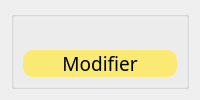
          <widget class="QWidget" name="tab_3">
           <attribute name="title">
            <string>Modifier un stade</string>
           </attribute>
           <layout class="QGridLayout" name="gridLayout_5">
            <item row="0" column="0">
             <widget class="QGroupBox" name="groupBox_2">
              <property name="styleSheet">
               <string notr="true">border-top-color: rgb(255, 255, 255);</string>
              </property>
              <property name="title">
               <string/>
              </property>
              <layout class="QGridLayout" name="gridLayout_3">
               <item row="0" column="0">
                <widget class="QLabel" name="label_19">
                 <property name="text">
                  <string/>
                 </property>
                 <property name="pixmap">
                  <pixmap>../../../../Nouveau dossier/image/ceremonie-cloture-Jeux-olympiques-Tokyo-dimanche-8-2021_13.jpg</pixmap>
                 </property>
                 <property name="scaledContents">
                  <bool>true</bool>
                 </property>
                </widget>
               </item>
               <item row="1" column="0">
                <widget class="QPushButton" name="pb_modifier">
                 <property name="font">
                  <font>
                   <family>Bahnschrift</family>
                   <pointsize>14</pointsize>
                   <weight>50</weight>
                   <italic>false</italic>
                   <bold>false</bold>
                  </font>
                 </property>
                 <property name="styleSheet">
                  <string notr="true">background: #FAEA73;
color: #000000;
background-color: #FAEA73; border: none;
border-radius: 10px;
icon-size: 30px;
font: 14pt &quot;Bahnschrift&quot;;
</string>
                 </property>
                 <property name="text">
                  <string>Modifier</string>
                 </property>
                 <property name="icon">
                  <iconset>
                   <normaloff>../../../Downloads/editer.png</normaloff>../../../Downloads/editer.png</iconset>
                 </property>
                </widget>
               </item>
              </layout>
              <widget class="QLabel" name="label_8">
               <property name="geometry">
                <rect>
                 <x>265</x>
                 <y>120</y>
                 <width>101</width>
                 <height>31</height>
                </rect>
               </property>
               <property name="styleSheet">
                <string notr="true">background: #FAEA73;
color: #000000;
background-color: #FAEA73; border: none;
border-radius: 10px;
icon-size: 30px;
font: 14pt &quot;Bahnschrift&quot;;
</string>
               </property>
               <property name="text">
                <string>       Id</string>
               </property>
              </widget>
              <widget class="QLabel" name="label_9">
               <property name="geometry">
                <rect>
                 <x>260</x>
                 <y>160</y>
                 <width>111</width>
                 <height>31</height>
                </rect>
               </property>
               <property name="styleSheet">
                <string notr="true">background: #FAEA73;
color: #000000;
background-color: #FAEA73; border: none;
border-radius: 10px;
icon-size: 30px;
font: 14pt &quot;Bahnschrift&quot;;
</string>
               </property>
               <property name="text">
                <string>  Nom</string>
               </property>
              </widget>
              <widget class="QLabel" name="label_10">
               <property name="geometry">
                <rect>
                 <x>260</x>
                 <y>210</y>
                 <width>111</width>
                 <height>31</height>
                </rect>
               </property>
               <property name="styleSheet">
                <string notr="true">background: #FAEA73;
color: #000000;
background-color: #FAEA73; border: none;
border-radius: 10px;
icon-size: 30px;
font: 14pt &quot;Bahnschrift&quot;;
</string>
               </property>
               <property name="text">
                <string>   Capacite</string>
               </property>
              </widget>
              <widget class="QLabel" name="label_11">
               <property name="geometry">
                <rect>
                 <x>260</x>
                 <y>260</y>
                 <width>111</width>
                 <height>31</height>
                </rect>
               </property>
               <property name="styleSheet">
                <string notr="true">background: #FAEA73;
color: #000000;
background-color: #FAEA73; border: none;
border-radius: 10px;
icon-size: 30px;
font: 14pt &quot;Bahnschrift&quot;;
</string>
               </property>
               <property name="text">
                <string>     Type</string>
               </property>
              </widget>
              <widget class="QLineEdit" name="lineEdit_nom_2">
               <property name="geometry">
                <rect>
                 <x>390</x>
                 <y>160</y>
                 <width>241</width>
                 <height>31</height>
                </rect>
               </property>
               <property name="styleSheet">
                <string notr="true">border: 1px solid gray;
font: 10pt &quot;Bahnschrift&quot;;
background: #E1CE9A;
color: #F5FFFA;
background-color: #E1CE9A; border: none;
border-radius: 10px;
icon-size: 30px;
font: 14pt &quot;Bahnschrift&quot;;
</string>
               </property>
              </widget>
              <widget class="QLineEdit" name="lineEdit_capacite_2">
               <property name="geometry">
                <rect>
                 <x>390</x>
                 <y>210</y>
                 <width>241</width>
                 <height>31</height>
                </rect>
               </property>
               <property name="styleSheet">
                <string notr="true">border: 1px solid gray;
font: 10pt &quot;Bahnschrift&quot;;
background: #E1CE9A;
color: #F5FFFA;
background-color: #E1CE9A; border: none;
border-radius: 10px;
icon-size: 30px;
font: 14pt &quot;Bahnschrift&quot;;
</string>
               </property>
              </widget>
              <widget class="QComboBox" name="comboBox_2">
               <property name="geometry">
                <rect>
                 <x>390</x>
                 <y>260</y>
                 <width>241</width>
                 <height>31</height>
                </rect>
               </property>
               <property name="styleSheet">
                <string notr="true">border: 1px solid gray;
font: 10pt &quot;Bahnschrift&quot;;
background: #E1CE9A;
color: #F5FFFA;
background-color: #E1CE9A; border: none;
border-radius: 10px;
icon-size: 30px;
font: 14pt &quot;Bahnschrift&quot;;
</string>
               </property>
               <item>
                <property name="text">
                 <string>Terrain de Football</string>
                </property>
               </item>
               <item>
                <property name="text">
                 <string>Terrain de Handball</string>
                </property>
               </item>
              </widget>
              <widget class="QComboBox" name="comboBox_3">
               <property name="geometry">
                <rect>
                 <x>390</x>
                 <y>120</y>
                 <width>241</width>
                 <height>31</height>
                </rect>
               </property>
               <property name="styleSheet">
                <string notr="true">border: 1px solid gray;
font: 10pt &quot;Bahnschrift&quot;;
background: #E1CE9A;
color: #F5FFFA;
background-color: #E1CE9A; border: none;
border-radius: 10px;
icon-size: 30px;
font: 14pt &quot;Bahnschrift&quot;;
</string>
               </property>
              </widget>
              <zorder>label_19</zorder>
              <zorder>label_8</zorder>
              <zorder>label_9</zorder>
              <zorder>label_10</zorder>
              <zorder>label_11</zorder>
              <zorder>lineEdit_nom_2</zorder>
              <zorder>lineEdit_capacite_2</zorder>
              <zorder>pb_modifier</zorder>
             </widget>
            </item>
           </layout>
          </widget>
